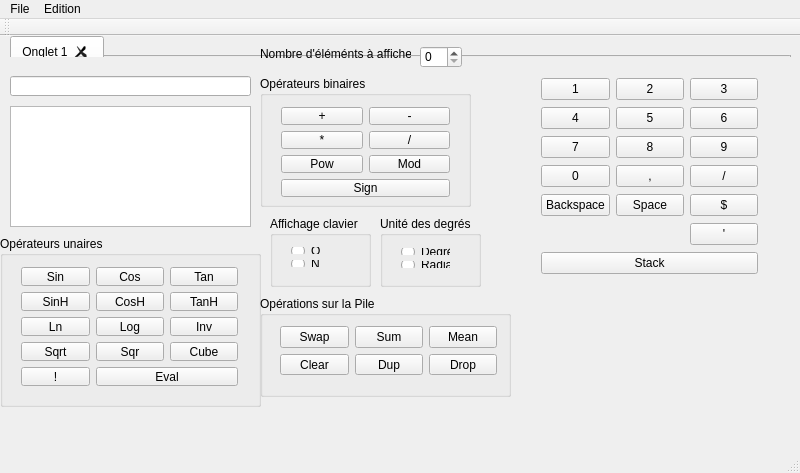
<?xml version="1.0" encoding="UTF-8"?>
<ui version="4.0">
 <class>MainWindow</class>
 <widget class="QMainWindow" name="MainWindow">
  <property name="enabled">
   <bool>true</bool>
  </property>
  <property name="geometry">
   <rect>
    <x>0</x>
    <y>0</y>
    <width>800</width>
    <height>473</height>
   </rect>
  </property>
  <property name="minimumSize">
   <size>
    <width>515</width>
    <height>473</height>
   </size>
  </property>
  <property name="maximumSize">
   <size>
    <width>800</width>
    <height>473</height>
   </size>
  </property>
  <property name="acceptDrops">
   <bool>false</bool>
  </property>
  <property name="windowTitle">
   <string>Calculatrice</string>
  </property>
  <widget class="QWidget" name="centralWidget">
   <widget class="QGroupBox" name="groupBox">
    <property name="geometry">
     <rect>
      <x>260</x>
      <y>260</y>
      <width>251</width>
      <height>101</height>
     </rect>
    </property>
    <property name="title">
     <string>Opérations sur la Pile</string>
    </property>
    <widget class="QWidget" name="gridLayoutWidget_2">
     <property name="geometry">
      <rect>
       <x>9</x>
       <y>19</y>
       <width>239</width>
       <height>71</height>
      </rect>
     </property>
     <layout class="QGridLayout" name="gridLayout_2">
      <item row="0" column="0">
       <widget class="QPushButton" name="swap">
        <property name="text">
         <string>Swap</string>
        </property>
       </widget>
      </item>
      <item row="0" column="1">
       <widget class="QPushButton" name="sum">
        <property name="text">
         <string>Sum</string>
        </property>
       </widget>
      </item>
      <item row="0" column="2">
       <widget class="QPushButton" name="mean">
        <property name="text">
         <string>Mean</string>
        </property>
       </widget>
      </item>
      <item row="1" column="0">
       <widget class="QPushButton" name="clear">
        <property name="text">
         <string>Clear</string>
        </property>
        <property name="shortcut">
         <string>Ctrl+C</string>
        </property>
       </widget>
      </item>
      <item row="1" column="1">
       <widget class="QPushButton" name="dup">
        <property name="text">
         <string>Dup</string>
        </property>
       </widget>
      </item>
      <item row="1" column="2">
       <widget class="QPushButton" name="drop">
        <property name="text">
         <string>Drop</string>
        </property>
       </widget>
      </item>
     </layout>
    </widget>
   </widget>
   <widget class="QListWidget" name="list">
    <property name="geometry">
     <rect>
      <x>10</x>
      <y>70</y>
      <width>241</width>
      <height>121</height>
     </rect>
    </property>
   </widget>
   <widget class="QWidget" name="gridLayoutWidget">
    <property name="geometry">
     <rect>
      <x>530</x>
      <y>30</y>
      <width>239</width>
      <height>221</height>
     </rect>
    </property>
    <layout class="QGridLayout" name="gridLayout">
     <item row="0" column="1">
      <widget class="QPushButton" name="pushButton2">
       <property name="text">
        <string>2</string>
       </property>
       <property name="shortcut">
        <string>2</string>
       </property>
      </widget>
     </item>
     <item row="0" column="2">
      <widget class="QPushButton" name="pushButton3">
       <property name="text">
        <string>3</string>
       </property>
       <property name="shortcut">
        <string>3</string>
       </property>
      </widget>
     </item>
     <item row="1" column="0">
      <widget class="QPushButton" name="pushButton4">
       <property name="text">
        <string>4</string>
       </property>
       <property name="shortcut">
        <string>4</string>
       </property>
      </widget>
     </item>
     <item row="1" column="1">
      <widget class="QPushButton" name="pushButton5">
       <property name="text">
        <string>5</string>
       </property>
       <property name="shortcut">
        <string>5</string>
       </property>
      </widget>
     </item>
     <item row="1" column="2">
      <widget class="QPushButton" name="pushButton6">
       <property name="text">
        <string>6</string>
       </property>
       <property name="shortcut">
        <string>6</string>
       </property>
      </widget>
     </item>
     <item row="2" column="0">
      <widget class="QPushButton" name="pushButton7">
       <property name="text">
        <string>7</string>
       </property>
       <property name="shortcut">
        <string>7</string>
       </property>
      </widget>
     </item>
     <item row="2" column="1">
      <widget class="QPushButton" name="pushButton8">
       <property name="text">
        <string>8</string>
       </property>
       <property name="shortcut">
        <string>8</string>
       </property>
      </widget>
     </item>
     <item row="2" column="2">
      <widget class="QPushButton" name="pushButton9">
       <property name="text">
        <string>9</string>
       </property>
       <property name="shortcut">
        <string>9</string>
       </property>
      </widget>
     </item>
     <item row="3" column="0">
      <widget class="QPushButton" name="pushButton0">
       <property name="text">
        <string>0</string>
       </property>
       <property name="shortcut">
        <string>0</string>
       </property>
      </widget>
     </item>
     <item row="7" column="0" colspan="3">
      <widget class="QPushButton" name="stackButton">
       <property name="text">
        <string>Stack</string>
       </property>
       <property name="shortcut">
        <string>Return</string>
       </property>
      </widget>
     </item>
     <item row="3" column="1">
      <widget class="QPushButton" name="reelButton">
       <property name="text">
        <string>,</string>
       </property>
       <property name="shortcut">
        <string>,</string>
       </property>
      </widget>
     </item>
     <item row="3" column="2">
      <widget class="QPushButton" name="rationnelButton">
       <property name="text">
        <string>/</string>
       </property>
       <property name="shortcut">
        <string>/</string>
       </property>
      </widget>
     </item>
     <item row="4" column="2">
      <widget class="QPushButton" name="complexeButton">
       <property name="text">
        <string>$</string>
       </property>
       <property name="shortcut">
        <string>$</string>
       </property>
      </widget>
     </item>
     <item row="5" column="2">
      <widget class="QPushButton" name="quote">
       <property name="text">
        <string>'</string>
       </property>
       <property name="shortcut">
        <string>Q</string>
       </property>
      </widget>
     </item>
     <item row="4" column="0">
      <widget class="QPushButton" name="backspace">
       <property name="text">
        <string>Backspace</string>
       </property>
       <property name="shortcut">
        <string>Backspace</string>
       </property>
      </widget>
     </item>
     <item row="4" column="1">
      <widget class="QPushButton" name="espace">
       <property name="text">
        <string>Space</string>
       </property>
       <property name="shortcut">
        <string>Space</string>
       </property>
      </widget>
     </item>
     <item row="0" column="0">
      <widget class="QPushButton" name="pushButton1">
       <property name="text">
        <string>1</string>
       </property>
       <property name="shortcut">
        <string>1</string>
       </property>
      </widget>
     </item>
    </layout>
   </widget>
   <widget class="QGroupBox" name="degUnitBox">
    <property name="geometry">
     <rect>
      <x>380</x>
      <y>180</y>
      <width>101</width>
      <height>71</height>
     </rect>
    </property>
    <property name="title">
     <string>Unité des degrés</string>
    </property>
    <widget class="QWidget" name="verticalLayoutWidget_3">
     <property name="geometry">
      <rect>
       <x>10</x>
       <y>21</y>
       <width>71</width>
       <height>42</height>
      </rect>
     </property>
     <layout class="QVBoxLayout" name="verticalLayout_3">
      <item>
       <widget class="QRadioButton" name="degUnit">
        <property name="text">
         <string>Degré</string>
        </property>
       </widget>
      </item>
      <item>
       <widget class="QRadioButton" name="radUnit">
        <property name="text">
         <string>Radiant</string>
        </property>
       </widget>
      </item>
     </layout>
    </widget>
   </widget>
   <widget class="QTabWidget" name="tabWidget">
    <property name="enabled">
     <bool>true</bool>
    </property>
    <property name="geometry">
     <rect>
      <x>10</x>
      <y>0</y>
      <width>781</width>
      <height>21</height>
     </rect>
    </property>
    <property name="currentIndex">
     <number>0</number>
    </property>
    <property name="tabsClosable">
     <bool>true</bool>
    </property>
    <widget class="QWidget" name="Onglet_1">
     <property name="accessibleName">
      <string/>
     </property>
     <property name="accessibleDescription">
      <string/>
     </property>
     <attribute name="title">
      <string>Onglet 1</string>
     </attribute>
    </widget>
   </widget>
   <widget class="QGroupBox" name="groupBox_2">
    <property name="geometry">
     <rect>
      <x>260</x>
      <y>40</y>
      <width>211</width>
      <height>131</height>
     </rect>
    </property>
    <property name="title">
     <string>Opérateurs binaires</string>
    </property>
    <widget class="QWidget" name="gridLayoutWidget_5">
     <property name="geometry">
      <rect>
       <x>10</x>
       <y>20</y>
       <width>191</width>
       <height>112</height>
      </rect>
     </property>
     <layout class="QGridLayout" name="gridLayout_5">
      <item row="0" column="0">
       <widget class="QPushButton" name="addition">
        <property name="text">
         <string>+</string>
        </property>
       </widget>
      </item>
      <item row="0" column="1">
       <widget class="QPushButton" name="soustraction">
        <property name="text">
         <string>-</string>
        </property>
       </widget>
      </item>
      <item row="1" column="0">
       <widget class="QPushButton" name="multiplication">
        <property name="text">
         <string>*</string>
        </property>
       </widget>
      </item>
      <item row="1" column="1">
       <widget class="QPushButton" name="division">
        <property name="text">
         <string>/</string>
        </property>
       </widget>
      </item>
      <item row="2" column="0">
       <widget class="QPushButton" name="pow">
        <property name="text">
         <string>Pow</string>
        </property>
       </widget>
      </item>
      <item row="2" column="1">
       <widget class="QPushButton" name="mod">
        <property name="text">
         <string>Mod</string>
        </property>
       </widget>
      </item>
      <item row="3" column="0" colspan="2">
       <widget class="QPushButton" name="sign">
        <property name="text">
         <string>Sign</string>
        </property>
       </widget>
      </item>
     </layout>
    </widget>
   </widget>
   <widget class="QGroupBox" name="groupBox_3">
    <property name="geometry">
     <rect>
      <x>0</x>
      <y>200</y>
      <width>261</width>
      <height>171</height>
     </rect>
    </property>
    <property name="title">
     <string>Opérateurs unaires</string>
    </property>
    <widget class="QWidget" name="gridLayoutWidget_7">
     <property name="geometry">
      <rect>
       <x>10</x>
       <y>20</y>
       <width>239</width>
       <height>141</height>
      </rect>
     </property>
     <layout class="QGridLayout" name="gridLayout_7">
      <item row="0" column="0">
       <widget class="QPushButton" name="sin">
        <property name="text">
         <string>Sin</string>
        </property>
       </widget>
      </item>
      <item row="0" column="1">
       <widget class="QPushButton" name="cos">
        <property name="text">
         <string>Cos</string>
        </property>
       </widget>
      </item>
      <item row="3" column="1">
       <widget class="QPushButton" name="sqr">
        <property name="text">
         <string>Sqr</string>
        </property>
       </widget>
      </item>
      <item row="1" column="1">
       <widget class="QPushButton" name="cosh">
        <property name="text">
         <string>CosH</string>
        </property>
       </widget>
      </item>
      <item row="3" column="0">
       <widget class="QPushButton" name="sqrt">
        <property name="text">
         <string>Sqrt</string>
        </property>
       </widget>
      </item>
      <item row="2" column="0">
       <widget class="QPushButton" name="ln">
        <property name="text">
         <string>Ln</string>
        </property>
       </widget>
      </item>
      <item row="1" column="0">
       <widget class="QPushButton" name="sinh">
        <property name="text">
         <string>SinH</string>
        </property>
       </widget>
      </item>
      <item row="2" column="1">
       <widget class="QPushButton" name="log">
        <property name="text">
         <string>Log</string>
        </property>
       </widget>
      </item>
      <item row="3" column="2">
       <widget class="QPushButton" name="cube">
        <property name="text">
         <string>Cube</string>
        </property>
       </widget>
      </item>
      <item row="0" column="2">
       <widget class="QPushButton" name="tan">
        <property name="text">
         <string>Tan</string>
        </property>
       </widget>
      </item>
      <item row="1" column="2">
       <widget class="QPushButton" name="tanh">
        <property name="text">
         <string>TanH</string>
        </property>
       </widget>
      </item>
      <item row="2" column="2">
       <widget class="QPushButton" name="inv">
        <property name="text">
         <string>Inv</string>
        </property>
       </widget>
      </item>
      <item row="4" column="0">
       <widget class="QPushButton" name="fact">
        <property name="text">
         <string>!</string>
        </property>
       </widget>
      </item>
      <item row="4" column="1" colspan="2">
       <widget class="QPushButton" name="eval">
        <property name="text">
         <string>Eval</string>
        </property>
       </widget>
      </item>
     </layout>
    </widget>
   </widget>
   <widget class="QLabel" name="label">
    <property name="geometry">
     <rect>
      <x>260</x>
      <y>10</y>
      <width>151</width>
      <height>16</height>
     </rect>
    </property>
    <property name="text">
     <string>Nombre d'éléménts à afficher :</string>
    </property>
   </widget>
   <widget class="QSpinBox" name="NbAffiche">
    <property name="geometry">
     <rect>
      <x>420</x>
      <y>10</y>
      <width>42</width>
      <height>22</height>
     </rect>
    </property>
   </widget>
   <widget class="QGroupBox" name="groupBox_4">
    <property name="geometry">
     <rect>
      <x>270</x>
      <y>180</y>
      <width>101</width>
      <height>71</height>
     </rect>
    </property>
    <property name="title">
     <string>Affichage clavier</string>
    </property>
    <widget class="QWidget" name="gridLayoutWidget_3">
     <property name="geometry">
      <rect>
       <x>10</x>
       <y>20</y>
       <width>51</width>
       <height>42</height>
      </rect>
     </property>
     <layout class="QGridLayout" name="gridLayout_3">
      <item row="0" column="0">
       <widget class="QRadioButton" name="ouiClavier">
        <property name="text">
         <string>Oui</string>
        </property>
       </widget>
      </item>
      <item row="1" column="0">
       <widget class="QRadioButton" name="nonClavier">
        <property name="text">
         <string>Non</string>
        </property>
       </widget>
      </item>
     </layout>
    </widget>
   </widget>
   <widget class="QLineEdit" name="lineEdit">
    <property name="geometry">
     <rect>
      <x>10</x>
      <y>40</y>
      <width>241</width>
      <height>20</height>
     </rect>
    </property>
    <property name="text">
     <string/>
    </property>
    <property name="readOnly">
     <bool>true</bool>
    </property>
   </widget>
  </widget>
  <widget class="QMenuBar" name="menuBar">
   <property name="geometry">
    <rect>
     <x>0</x>
     <y>0</y>
     <width>800</width>
     <height>21</height>
    </rect>
   </property>
   <widget class="QMenu" name="menuFile">
    <property name="title">
     <string>File</string>
    </property>
    <addaction name="charger"/>
    <addaction name="sauvegarder"/>
    <addaction name="actionNouvel_onglet_2"/>
    <addaction name="actionQuit"/>
   </widget>
   <widget class="QMenu" name="menuEdition">
    <property name="title">
     <string>Edition</string>
    </property>
    <addaction name="actionAnnuler"/>
    <addaction name="actionR_tablir"/>
   </widget>
   <addaction name="menuFile"/>
   <addaction name="menuEdition"/>
  </widget>
  <widget class="QToolBar" name="mainToolBar">
   <attribute name="toolBarArea">
    <enum>TopToolBarArea</enum>
   </attribute>
   <attribute name="toolBarBreak">
    <bool>false</bool>
   </attribute>
  </widget>
  <widget class="QStatusBar" name="statusBar"/>
  <action name="actionQuit">
   <property name="text">
    <string>Quitter</string>
   </property>
   <property name="shortcut">
    <string>Ctrl+Q</string>
   </property>
  </action>
  <action name="actionParametre">
   <property name="text">
    <string>Parametre</string>
   </property>
  </action>
  <action name="charger">
   <property name="text">
    <string>Charger une nouvelle pile</string>
   </property>
   <property name="shortcut">
    <string>Ctrl+O</string>
   </property>
  </action>
  <action name="actionAnnuler">
   <property name="text">
    <string>Annuler</string>
   </property>
   <property name="shortcut">
    <string>Ctrl+Z</string>
   </property>
  </action>
  <action name="actionR_tablir">
   <property name="text">
    <string>Rétablir</string>
   </property>
   <property name="shortcut">
    <string>Ctrl+Y</string>
   </property>
  </action>
  <action name="actionR_glage">
   <property name="text">
    <string>Réglages</string>
   </property>
  </action>
  <action name="sauvegarder">
   <property name="text">
    <string>Enregistrer la pile sous</string>
   </property>
   <property name="shortcut">
    <string>Ctrl+S</string>
   </property>
  </action>
  <action name="sauvegarder_all">
   <property name="text">
    <string>Sauvegarder toutes les piles</string>
   </property>
   <property name="shortcut">
    <string>Ctrl+Shift+S</string>
   </property>
  </action>
  <action name="actionNouvel_onglet_2">
   <property name="text">
    <string>Nouvel onglet</string>
   </property>
   <property name="shortcut">
    <string>Ctrl+N</string>
   </property>
  </action>
 </widget>
 <layoutdefault spacing="6" margin="11"/>
 <resources/>
 <connections>
  <connection>
   <sender>actionQuit</sender>
   <signal>triggered()</signal>
   <receiver>MainWindow</receiver>
   <slot>close()</slot>
   <hints>
    <hint type="sourcelabel">
     <x>-1</x>
     <y>-1</y>
    </hint>
    <hint type="destinationlabel">
     <x>399</x>
     <y>301</y>
    </hint>
   </hints>
  </connection>
 </connections>
</ui>
